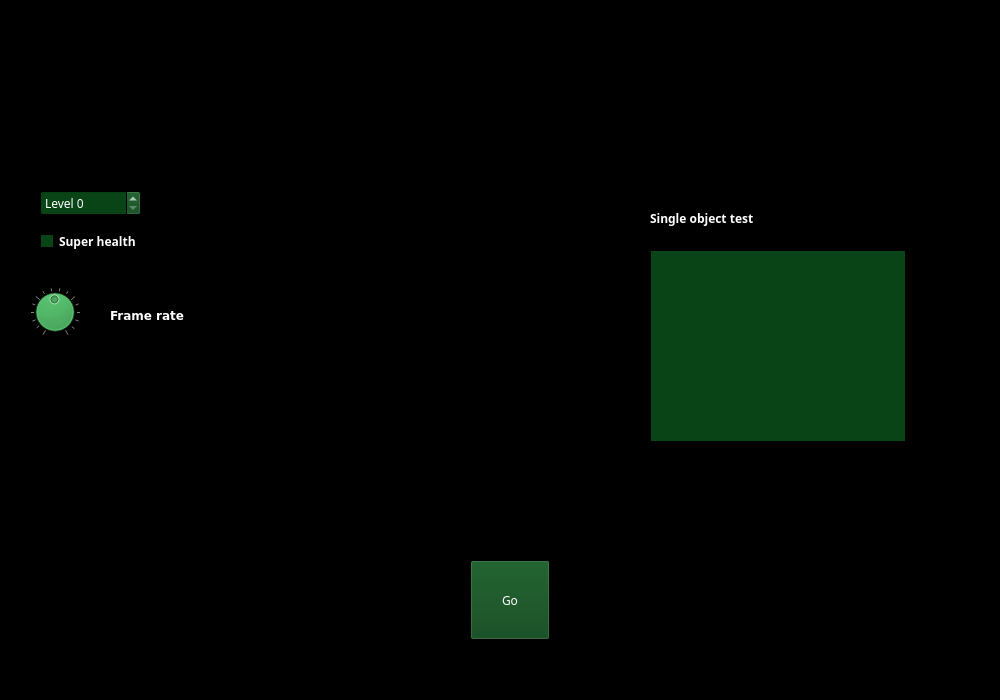
<?xml version="1.0" encoding="UTF-8"?>
<ui version="4.0">
 <class>cheat_page</class>
 <widget class="QWidget" name="cheat_page">
  <property name="geometry">
   <rect>
    <x>0</x>
    <y>0</y>
    <width>1000</width>
    <height>700</height>
   </rect>
  </property>
  <property name="palette">
   <palette>
    <active>
     <colorrole role="WindowText">
      <brush brushstyle="SolidPattern">
       <color alpha="255">
        <red>255</red>
        <green>255</green>
        <blue>255</blue>
       </color>
      </brush>
     </colorrole>
     <colorrole role="Button">
      <brush brushstyle="SolidPattern">
       <color alpha="255">
        <red>9</red>
        <green>68</green>
        <blue>22</blue>
       </color>
      </brush>
     </colorrole>
     <colorrole role="Light">
      <brush brushstyle="SolidPattern">
       <color alpha="255">
        <red>211</red>
        <green>215</green>
        <blue>207</blue>
       </color>
      </brush>
     </colorrole>
     <colorrole role="Text">
      <brush brushstyle="SolidPattern">
       <color alpha="255">
        <red>255</red>
        <green>255</green>
        <blue>255</blue>
       </color>
      </brush>
     </colorrole>
     <colorrole role="BrightText">
      <brush brushstyle="SolidPattern">
       <color alpha="255">
        <red>237</red>
        <green>212</green>
        <blue>0</blue>
       </color>
      </brush>
     </colorrole>
     <colorrole role="ButtonText">
      <brush brushstyle="SolidPattern">
       <color alpha="255">
        <red>255</red>
        <green>255</green>
        <blue>255</blue>
       </color>
      </brush>
     </colorrole>
     <colorrole role="Base">
      <brush brushstyle="SolidPattern">
       <color alpha="255">
        <red>9</red>
        <green>68</green>
        <blue>22</blue>
       </color>
      </brush>
     </colorrole>
     <colorrole role="Window">
      <brush brushstyle="SolidPattern">
       <color alpha="255">
        <red>0</red>
        <green>0</green>
        <blue>0</blue>
       </color>
      </brush>
     </colorrole>
     <colorrole role="PlaceholderText">
      <brush brushstyle="SolidPattern">
       <color alpha="0">
        <red>255</red>
        <green>255</green>
        <blue>255</blue>
       </color>
      </brush>
     </colorrole>
    </active>
    <inactive>
     <colorrole role="WindowText">
      <brush brushstyle="SolidPattern">
       <color alpha="255">
        <red>255</red>
        <green>255</green>
        <blue>255</blue>
       </color>
      </brush>
     </colorrole>
     <colorrole role="Button">
      <brush brushstyle="SolidPattern">
       <color alpha="255">
        <red>9</red>
        <green>68</green>
        <blue>22</blue>
       </color>
      </brush>
     </colorrole>
     <colorrole role="Light">
      <brush brushstyle="SolidPattern">
       <color alpha="255">
        <red>211</red>
        <green>215</green>
        <blue>207</blue>
       </color>
      </brush>
     </colorrole>
     <colorrole role="Text">
      <brush brushstyle="SolidPattern">
       <color alpha="255">
        <red>255</red>
        <green>255</green>
        <blue>255</blue>
       </color>
      </brush>
     </colorrole>
     <colorrole role="BrightText">
      <brush brushstyle="SolidPattern">
       <color alpha="255">
        <red>237</red>
        <green>212</green>
        <blue>0</blue>
       </color>
      </brush>
     </colorrole>
     <colorrole role="ButtonText">
      <brush brushstyle="SolidPattern">
       <color alpha="255">
        <red>255</red>
        <green>255</green>
        <blue>255</blue>
       </color>
      </brush>
     </colorrole>
     <colorrole role="Base">
      <brush brushstyle="SolidPattern">
       <color alpha="255">
        <red>9</red>
        <green>68</green>
        <blue>22</blue>
       </color>
      </brush>
     </colorrole>
     <colorrole role="Window">
      <brush brushstyle="SolidPattern">
       <color alpha="255">
        <red>0</red>
        <green>0</green>
        <blue>0</blue>
       </color>
      </brush>
     </colorrole>
     <colorrole role="PlaceholderText">
      <brush brushstyle="SolidPattern">
       <color alpha="0">
        <red>255</red>
        <green>255</green>
        <blue>255</blue>
       </color>
      </brush>
     </colorrole>
    </inactive>
    <disabled>
     <colorrole role="WindowText">
      <brush brushstyle="SolidPattern">
       <color alpha="255">
        <red>190</red>
        <green>190</green>
        <blue>190</blue>
       </color>
      </brush>
     </colorrole>
     <colorrole role="Button">
      <brush brushstyle="SolidPattern">
       <color alpha="255">
        <red>9</red>
        <green>68</green>
        <blue>22</blue>
       </color>
      </brush>
     </colorrole>
     <colorrole role="Light">
      <brush brushstyle="SolidPattern">
       <color alpha="255">
        <red>211</red>
        <green>215</green>
        <blue>207</blue>
       </color>
      </brush>
     </colorrole>
     <colorrole role="Text">
      <brush brushstyle="SolidPattern">
       <color alpha="255">
        <red>190</red>
        <green>190</green>
        <blue>190</blue>
       </color>
      </brush>
     </colorrole>
     <colorrole role="BrightText">
      <brush brushstyle="SolidPattern">
       <color alpha="255">
        <red>237</red>
        <green>212</green>
        <blue>0</blue>
       </color>
      </brush>
     </colorrole>
     <colorrole role="ButtonText">
      <brush brushstyle="SolidPattern">
       <color alpha="255">
        <red>190</red>
        <green>190</green>
        <blue>190</blue>
       </color>
      </brush>
     </colorrole>
     <colorrole role="Base">
      <brush brushstyle="SolidPattern">
       <color alpha="255">
        <red>0</red>
        <green>0</green>
        <blue>0</blue>
       </color>
      </brush>
     </colorrole>
     <colorrole role="Window">
      <brush brushstyle="SolidPattern">
       <color alpha="255">
        <red>0</red>
        <green>0</green>
        <blue>0</blue>
       </color>
      </brush>
     </colorrole>
     <colorrole role="PlaceholderText">
      <brush brushstyle="SolidPattern">
       <color alpha="0">
        <red>255</red>
        <green>255</green>
        <blue>255</blue>
       </color>
      </brush>
     </colorrole>
    </disabled>
   </palette>
  </property>
  <property name="font">
   <font>
    <family>Sans Serif</family>
   </font>
  </property>
  <property name="windowTitle">
   <string>Cheat</string>
  </property>
  <property name="autoFillBackground">
   <bool>true</bool>
  </property>
  <widget class="QPushButton" name="go_button">
   <property name="geometry">
    <rect>
     <x>470</x>
     <y>560</y>
     <width>80</width>
     <height>80</height>
    </rect>
   </property>
   <property name="text">
    <string>Go</string>
   </property>
  </widget>
  <widget class="QCheckBox" name="super_health">
   <property name="geometry">
    <rect>
     <x>40</x>
     <y>230</y>
     <width>151</width>
     <height>23</height>
    </rect>
   </property>
   <property name="palette">
    <palette>
     <active>
      <colorrole role="Button">
       <brush brushstyle="SolidPattern">
        <color alpha="255">
         <red>78</red>
         <green>154</green>
         <blue>6</blue>
        </color>
       </brush>
      </colorrole>
     </active>
     <inactive>
      <colorrole role="Button">
       <brush brushstyle="SolidPattern">
        <color alpha="255">
         <red>78</red>
         <green>154</green>
         <blue>6</blue>
        </color>
       </brush>
      </colorrole>
     </inactive>
     <disabled>
      <colorrole role="Button">
       <brush brushstyle="SolidPattern">
        <color alpha="255">
         <red>78</red>
         <green>154</green>
         <blue>6</blue>
        </color>
       </brush>
      </colorrole>
     </disabled>
    </palette>
   </property>
   <property name="font">
    <font>
     <family>Sans</family>
     <weight>75</weight>
     <bold>true</bold>
    </font>
   </property>
   <property name="text">
    <string>Super health</string>
   </property>
  </widget>
  <widget class="QSpinBox" name="level">
   <property name="geometry">
    <rect>
     <x>40</x>
     <y>190</y>
     <width>101</width>
     <height>26</height>
    </rect>
   </property>
   <property name="suffix">
    <string/>
   </property>
   <property name="prefix">
    <string>Level </string>
   </property>
   <property name="maximum">
    <number>999</number>
   </property>
  </widget>
  <widget class="QListWidget" name="game_object">
   <property name="geometry">
    <rect>
     <x>650</x>
     <y>250</y>
     <width>256</width>
     <height>192</height>
    </rect>
   </property>
   <property name="palette">
    <palette>
     <active>
      <colorrole role="WindowText">
       <brush brushstyle="SolidPattern">
        <color alpha="255">
         <red>255</red>
         <green>255</green>
         <blue>255</blue>
        </color>
       </brush>
      </colorrole>
      <colorrole role="Text">
       <brush brushstyle="SolidPattern">
        <color alpha="255">
         <red>0</red>
         <green>0</green>
         <blue>0</blue>
        </color>
       </brush>
      </colorrole>
     </active>
     <inactive>
      <colorrole role="WindowText">
       <brush brushstyle="SolidPattern">
        <color alpha="255">
         <red>255</red>
         <green>255</green>
         <blue>255</blue>
        </color>
       </brush>
      </colorrole>
      <colorrole role="Text">
       <brush brushstyle="SolidPattern">
        <color alpha="255">
         <red>0</red>
         <green>0</green>
         <blue>0</blue>
        </color>
       </brush>
      </colorrole>
     </inactive>
     <disabled>
      <colorrole role="WindowText">
       <brush brushstyle="SolidPattern">
        <color alpha="255">
         <red>190</red>
         <green>190</green>
         <blue>190</blue>
        </color>
       </brush>
      </colorrole>
      <colorrole role="Text">
       <brush brushstyle="SolidPattern">
        <color alpha="255">
         <red>190</red>
         <green>190</green>
         <blue>190</blue>
        </color>
       </brush>
      </colorrole>
     </disabled>
    </palette>
   </property>
   <property name="font">
    <font>
     <family>Sans</family>
    </font>
   </property>
   <property name="sortingEnabled">
    <bool>true</bool>
   </property>
  </widget>
  <widget class="QLabel" name="label_2">
   <property name="geometry">
    <rect>
     <x>650</x>
     <y>210</y>
     <width>191</width>
     <height>17</height>
    </rect>
   </property>
   <property name="font">
    <font>
     <family>Sans</family>
     <weight>75</weight>
     <bold>true</bold>
    </font>
   </property>
   <property name="text">
    <string>Single object test</string>
   </property>
  </widget>
  <widget class="QDial" name="frame_rate">
   <property name="geometry">
    <rect>
     <x>30</x>
     <y>280</y>
     <width>50</width>
     <height>64</height>
    </rect>
   </property>
   <property name="font">
    <font>
     <weight>75</weight>
     <bold>true</bold>
    </font>
   </property>
   <property name="minimum">
    <number>1</number>
   </property>
   <property name="maximum">
    <number>60</number>
   </property>
   <property name="value">
    <number>30</number>
   </property>
   <property name="notchesVisible">
    <bool>true</bool>
   </property>
  </widget>
  <widget class="QLabel" name="label">
   <property name="geometry">
    <rect>
     <x>110</x>
     <y>300</y>
     <width>121</width>
     <height>31</height>
    </rect>
   </property>
   <property name="font">
    <font>
     <family>DejaVu Sans</family>
     <weight>75</weight>
     <bold>true</bold>
    </font>
   </property>
   <property name="text">
    <string>Frame rate</string>
   </property>
  </widget>
 </widget>
 <resources/>
 <connections/>
</ui>
